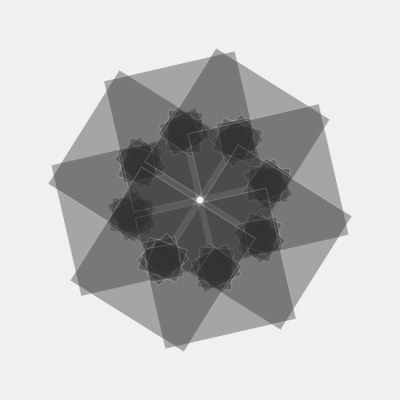
Frame 1 (no input)
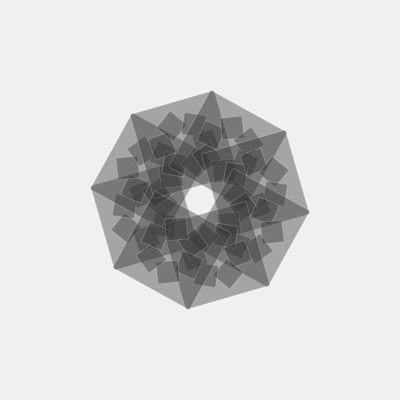
Frame 60 (no input)
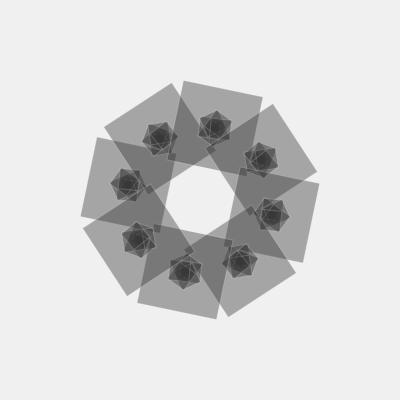
Frame 120 (the mouse pressed at the canvas centre since frame 60)

The p5.js sketch that drew these frames (run headless with seeded random() and noise() and a simulated clock; from frame 60 on, the mouse is pressed at the canvas centre):

// p5.js sketch
// ── sketch.js
function setup() {
  createCanvas(400, 400);
	rectMode(CENTER);
	fill(50, 100);
	stroke(255, 50);
}

function draw() {
  background(240);

	var ang1 = TWO_PI * noise(0.01*frameCount + 10);		
	var ang2 = TWO_PI * noise(0.01*frameCount + 20);
	var ang3 = TWO_PI * noise(0.01*frameCount + 30);
	var rx = 60 * noise(0.01*frameCount + 40);
	var tx = 200 * noise(0.01*frameCount + 50);
	var size1 = 200 * noise(0.01*frameCount + 60);
	var size2 = 50 * noise(0.01*frameCount + 60);

	translate(width/2, height/2);
	for (var i = 0; i < 8; i++) {
		push();
		rotate(ang1 + TWO_PI * i / 8);
		translate(tx, 0);
		rect(0, 0, size1, size1);
		for (var j = 0; j < 6; j++) {
			push();
			rotate(ang2 + TWO_PI * j / 6);
			translate(rx, 0);
			rotate(ang3);
			rect(rx, 0, size2, size2);
			pop();
		}		
		translate()
		pop();
	}
}
